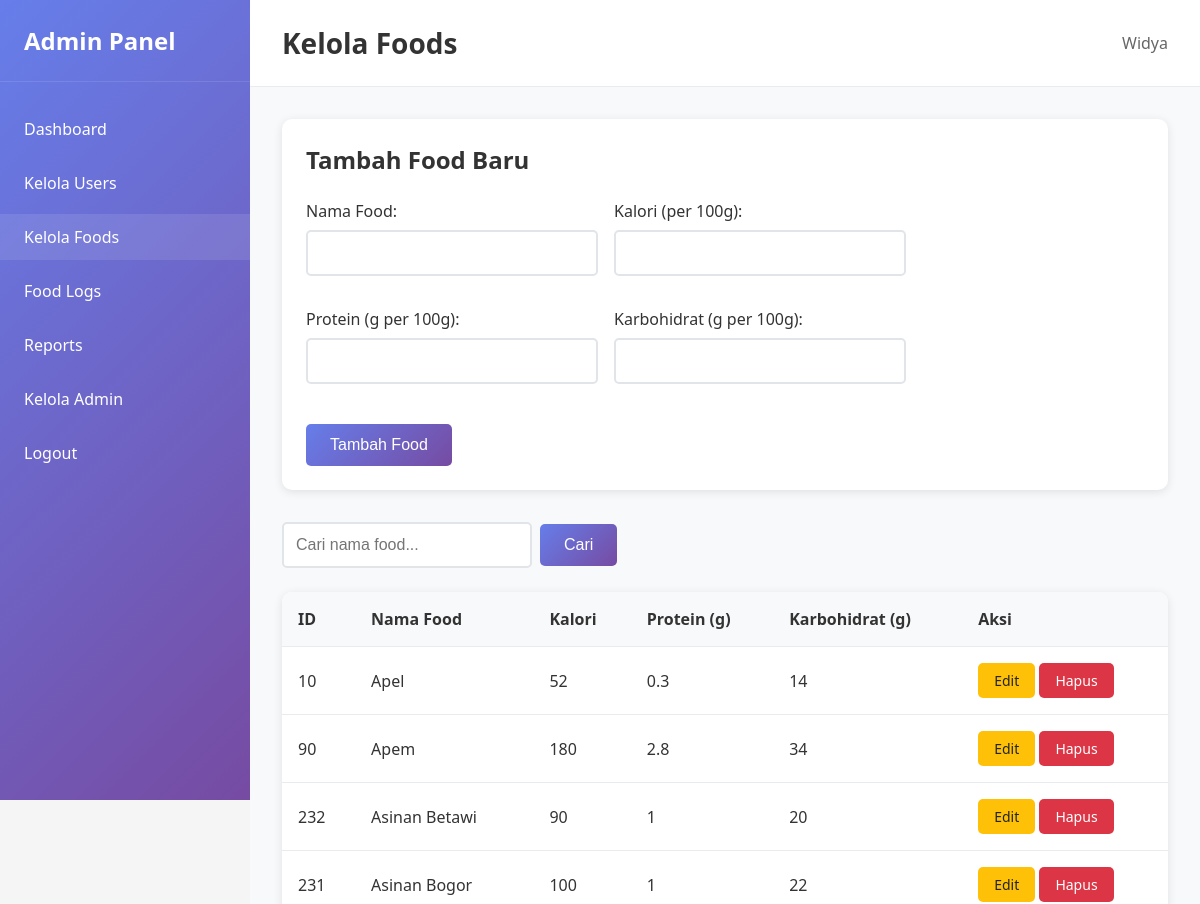
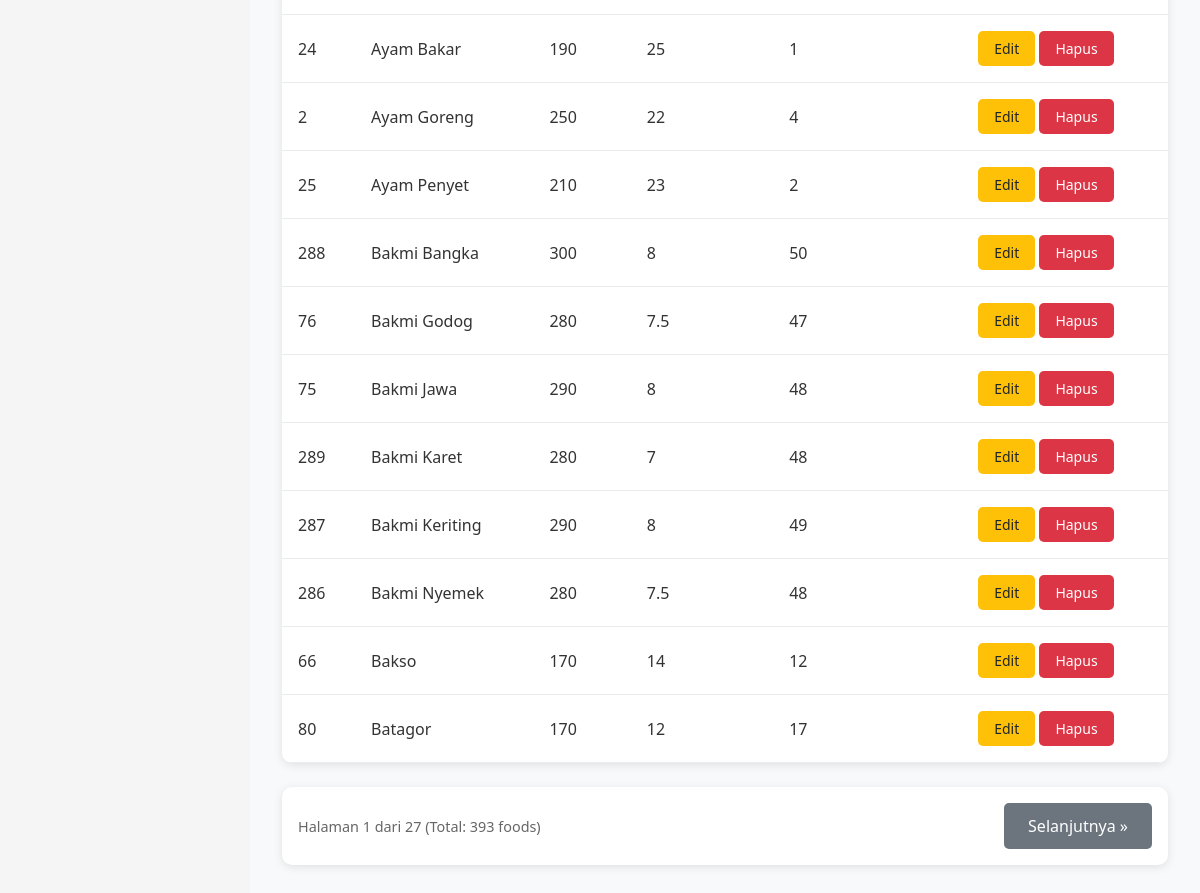
Page /foods1.php (signed in) on the committed database (2 pictures, top to bottom).
### tables this page shows
CREATE TABLE `foods` (
  `id` int(11) NOT NULL,
  `name` varchar(100) NOT NULL,
  `calories` float NOT NULL,
  `protein` float NOT NULL,
  `carbs` float NOT NULL
);

### config/session.php (called while the page is built, shortened)
<?php
function getAdminData() {
    if (isset($_SESSION['admin_data'])) {
        return $_SESSION['admin_data'];
    }
    return null;
}
?>

### foods1.php (the view, shortened to what this page needs)
<?php
require_once 'config/session.php';
$database = new Database();
$db = $database->getConnection();
$edit_food = null;
$page = isset($_GET['page']) ? (int)$_GET['page'] : 1;
$limit = 15;
$offset = ($page - 1) * $limit;
$search = isset($_GET['search']) ? $_GET['search'] : '';
$where_clause = '';
$count_query = "SELECT COUNT(*) as total FROM foods $where_clause";
$stmt = $db->prepare($count_query);
$stmt->execute();
$total_foods = $stmt->fetch(PDO::FETCH_ASSOC)['total'];
$total_pages = ceil($total_foods / $limit);
$query = "SELECT * FROM foods $where_clause ORDER BY name ASC LIMIT :limit OFFSET :offset";
$stmt = $db->prepare($query);
$stmt->bindValue(':limit', $limit, PDO::PARAM_INT);
$stmt->bindValue(':offset', $offset, PDO::PARAM_INT);
$stmt->execute();
$foods = $stmt->fetchAll(PDO::FETCH_ASSOC);
$admin_data = getAdminData();
?>
<!DOCTYPE html>
<html lang="id">
<head>
    <link rel="stylesheet" href="assets/css/admin.css">
</head>
<body>
    <div class="admin-layout">
        <nav class="sidebar">
            <div class="sidebar-header">
                <h2>Admin Panel</h2>
            </div>
            <ul class="sidebar-menu">
                <li><a href="dashboard1.php">Dashboard</a></li>
                <li><a href="users1.php">Kelola Users</a></li>
                <li><a href="foods1.php" class="active">Kelola Foods</a></li>
                <li><a href="food-logs1.php">Food Logs</a></li>
                <li><a href="reports1.php">Reports</a></li>
                <li><a href="admins1.php">Kelola Admin</a></li>
                <li><a href="logout1.php">Logout</a></li>
            </ul>
        </nav>
        <main class="main-content">
            <header class="content-header">
                <h1>Kelola Foods</h1>
                <div class="admin-info">
                    <span><?php echo htmlspecialchars($admin_data['admin_name']); ?></span>
                </div>
            </header>
            <div class="content-body">
                <div class="form-section">
                    <h2><?php echo $edit_food ? 'Edit Food' : 'Tambah Food Baru'; ?></h2>
                    <form method="POST" class="food-form">
                        <div class="form-row">
                            <div class="form-group">
                                <label for="name">Nama Food:</label>
                                <input type="text" id="name" name="name" required
                                       value="<?php echo $edit_food ? htmlspecialchars($edit_food['name']) : ''; ?>">
                            </div>
                            <div class="form-group">
                                <label for="calories">Kalori (per 100g):</label>
                                <input type="number" id="calories" name="calories" step="0.1" required
                                       value="<?php echo $edit_food ? $edit_food['calories'] : ''; ?>">
                            </div>
                        </div>
                        <div class="form-row">
                            <div class="form-group">
                                <label for="protein">Protein (g per 100g):</label>
                                <input type="number" id="protein" name="protein" step="0.1" required
                                       value="<?php echo $edit_food ? $edit_food['protein'] : ''; ?>">
                            </div>
                            <div class="form-group">
                                <label for="carbs">Karbohidrat (g per 100g):</label>
                                <input type="number" id="carbs" name="carbs" step="0.1" required
                                       value="<?php echo $edit_food ? $edit_food['carbs'] : ''; ?>">
                            </div>
                        </div>
                        <div class="form-actions">
                            <button type="submit" class="btn btn-primary">
                                <?php echo $edit_food ? 'Update Food' : 'Tambah Food'; ?>
                            </button>
                        </div>
                    </form>
                </div>
                <div class="content-actions">
                    <form method="GET" class="search-form">
                        <input type="text" name="search" placeholder="Cari nama food..." value="<?php echo htmlspecialchars($search); ?>">
                        <button type="submit" class="btn btn-primary">Cari</button>
                    </form>
                </div>
                <div class="table-container">
                    <table class="data-table">
                        <thead>
                            <tr>
                                <th>ID</th>
                                <th>Nama Food</th>
                                <th>Kalori</th>
                                <th>Protein (g)</th>
                                <th>Karbohidrat (g)</th>
                                <th>Aksi</th>
                            </tr>
                        </thead>
                        <tbody>
                            <?php foreach ($foods as $food): ?>
                            <tr>
                                <td><?php echo $food['id']; ?></td>
                                <td><?php echo htmlspecialchars($food['name']); ?></td>
                                <td><?php echo $food['calories']; ?></td>
                                <td><?php echo $food['protein']; ?></td>
                                <td><?php echo $food['carbs']; ?></td>
                                <td>
                                    <a href="foods1.php?edit=<?php echo $food['id']; ?>" class="btn btn-sm btn-warning">Edit</a>
                                    <a href="foods1.php?delete=<?php echo $food['id']; ?>"
                                       class="btn btn-sm btn-danger"
                                       onclick="return confirm('Yakin ingin menghapus food ini?')">Hapus</a>
                                </td>
                            </tr>
                            <?php endforeach; ?>
                        </tbody>
                    </table>
                </div>
                <?php if ($total_pages > 1): ?>
                <div class="pagination">
                    <span class="pagination-info">
                        Halaman <?php echo $page; ?> dari <?php echo $total_pages; ?>
                        (Total: <?php echo $total_foods; ?> foods)
                    </span>
                    <?php if ($page < $total_pages): ?>
                        <a href="?page=<?php echo $page + 1; ?>&search=<?php echo urlencode($search); ?>" class="btn btn-secondary">Selanjutnya »</a>
                    <?php endif; ?>
                </div>
                <?php endif; ?>
            </div>
        </main>
    </div>
</body>
</html>

### assets/css/admin.css (style rules this page uses)
* { margin: 0; padding: 0; box-sizing: border-box; }
body { font-family: "Segoe UI", Tahoma, Geneva, Verdana, sans-serif; background-color: #f5f5f5; color: #333; }
.admin-layout { display: flex; min-height: 100vh; }
.sidebar { width: 250px; background: linear-gradient(135deg, #667eea 0%, #764ba2 100%); color: white; position: fixed; height: 100vh; overflow-y: auto; }
.sidebar-header { padding: 1.5rem; border-bottom: 1px solid rgba(255, 255, 255, 0.1); }
.sidebar-header h2 { font-size: 1.5rem; font-weight: 600; }
.sidebar-menu { list-style: none; padding: 1rem 0; }
.sidebar-menu li { margin: 0.5rem 0; }
.sidebar-menu a { display: block; padding: 0.75rem 1.5rem; color: white; text-decoration: none; transition: background-color 0.3s; }
.sidebar-menu a:hover, .sidebar-menu a.active { background-color: rgba(255, 255, 255, 0.1); }
.main-content { flex: 1; margin-left: 250px; background-color: #f8f9fa; }
.content-header { background: white; padding: 1.5rem 2rem; border-bottom: 1px solid #e9ecef; display: flex; justify-content: space-between; align-items: center; }
.content-header h1 { font-size: 1.75rem; font-weight: 600; color: #333; }
.admin-info { color: #666; }
.content-body { padding: 2rem; }
.table-container { background: white; border-radius: 10px; overflow: hidden; box-shadow: 0 2px 10px rgba(0, 0, 0, 0.1); }
.data-table { width: 100%; border-collapse: collapse; }
.data-table th, .data-table td { padding: 1rem; text-align: left; border-bottom: 1px solid #e9ecef; }
.data-table th { background-color: #f8f9fa; font-weight: 600; color: #333; }
.form-section { background: white; padding: 1.5rem; border-radius: 10px; box-shadow: 0 2px 10px rgba(0, 0, 0, 0.1); margin-bottom: 2rem; }
.form-section h2 { margin-bottom: 1.5rem; color: #333; }
.food-form { max-width: 600px; }
.form-row { display: grid; grid-template-columns: 1fr 1fr; gap: 1rem; margin-bottom: 1rem; }
.form-group { margin-bottom: 1rem; }
.form-group label { display: block; margin-bottom: 0.5rem; font-weight: 500; color: #333; }
.form-group input, .form-group select, .form-group textarea { width: 100%; padding: 0.75rem; border: 2px solid #e1e5e9; border-radius: 5px; font-size: 1rem; transition: border-color 0.3s; }
.form-actions { margin-top: 1.5rem; display: flex; gap: 1rem; }
.btn { padding: 0.75rem 1.5rem; border: none; border-radius: 5px; font-size: 1rem; cursor: pointer; text-decoration: none; display: inline-block; text-align: center; transition: all 0.3s; }
.btn-primary { background: linear-gradient(135deg, #667eea 0%, #764ba2 100%); color: white; }
.btn-secondary { background: #6c757d; color: white; }
.btn-warning { background: #ffc107; color: #212529; }
.btn-danger { background: #dc3545; color: white; }
.btn-sm { padding: 0.5rem 1rem; font-size: 0.875rem; }
.content-actions { margin-bottom: 1.5rem; display: flex; justify-content: space-between; align-items: center; flex-wrap: wrap; gap: 1rem; }
.search-form { display: flex; gap: 0.5rem; align-items: center; }
.search-form input { padding: 0.75rem; border: 2px solid #e1e5e9; border-radius: 5px; font-size: 1rem; min-width: 250px; }
.pagination { display: flex; justify-content: space-between; align-items: center; margin-top: 1.5rem; padding: 1rem; background: white; border-radius: 10px; box-shadow: 0 2px 10px rgba(0, 0, 0, 0.1); }
.pagination-info { color: #666; font-size: 0.9rem; }

### rows in the picture
foods: id "10", name "Apel", calories "52", protein "0.3", carbs "14"
foods: id "90", name "Apem", calories "180", protein "2.8", carbs "34"
foods: id "232", name "Asinan Betawi", calories "90", protein "1", carbs "20"
foods: id "231", name "Asinan Bogor", calories "100", protein "1", carbs "22"
foods: id "24", name "Ayam Bakar", calories "190", protein "25", carbs "1"
foods: id "2", name "Ayam Goreng", calories "250", protein "22", carbs "4"
foods: id "25", name "Ayam Penyet", calories "210", protein "23", carbs "2"
foods: id "288", name "Bakmi Bangka", calories "300", protein "8", carbs "50"
foods: id "76", name "Bakmi Godog", calories "280", protein "7.5", carbs "47"
foods: id "75", name "Bakmi Jawa", calories "290", protein "8", carbs "48"
foods: id "289", name "Bakmi Karet", calories "280", protein "7", carbs "48"
foods: id "287", name "Bakmi Keriting", calories "290", protein "8", carbs "49"
foods: id "286", name "Bakmi Nyemek", calories "280", protein "7.5", carbs "48"
foods: id "66", name "Bakso", calories "170", protein "14", carbs "12"
foods: id "80", name "Batagor", calories "170", protein "12", carbs "17"

### other values in the picture
$admin_data['admin_name'] "Widya"
$page "1"
$total_pages "27"
$total_foods "393"
